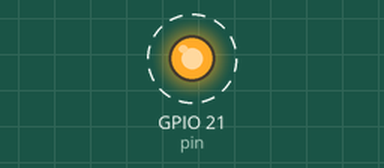
Simulated run of this program. Board: Raspberry Pi (BCM pin numbers). On the bench: output pins drawn as LEDs (lit = HIGH). Dashed ring = blinking. What the program prints to the terminal is not drawn. At 5.0 s the program stops and its outputs stay as they are.

Above: at 0.12 s.
Timing chart, 0 to 3.0 s (numbered marks = the images above):
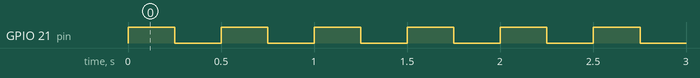

Measured:
- by itself, GPIO 21 (pin): alternates HIGH for 0.25 s and LOW for 0.25 s, 20 changes in all, then stays LOW

The program:

led.py
```python
import RPi.GPIO as GPIO
import time

pin = 21         # The pin connected to the LED
iterations = 10  # The number of times to blink
interval = .25   # The length of time to blink on or off

GPIO.setmode(GPIO.BCM)
GPIO.setwarnings(False)
GPIO.setup(pin, GPIO.OUT)

# The parameters to "range" are inclusive and exclusive, respectively,
#  so to go from 1 to 10 we have to use 1 and 11 (add 1 to the max)
for x in range(1, iterations+1):

    print "Loop %d: LED on" % (x)
    GPIO.output(pin, GPIO.HIGH)
    time.sleep(interval)

    print "Loop %d: LED off" % (x)
    GPIO.output(pin, GPIO.LOW)
    time.sleep(interval)
```
